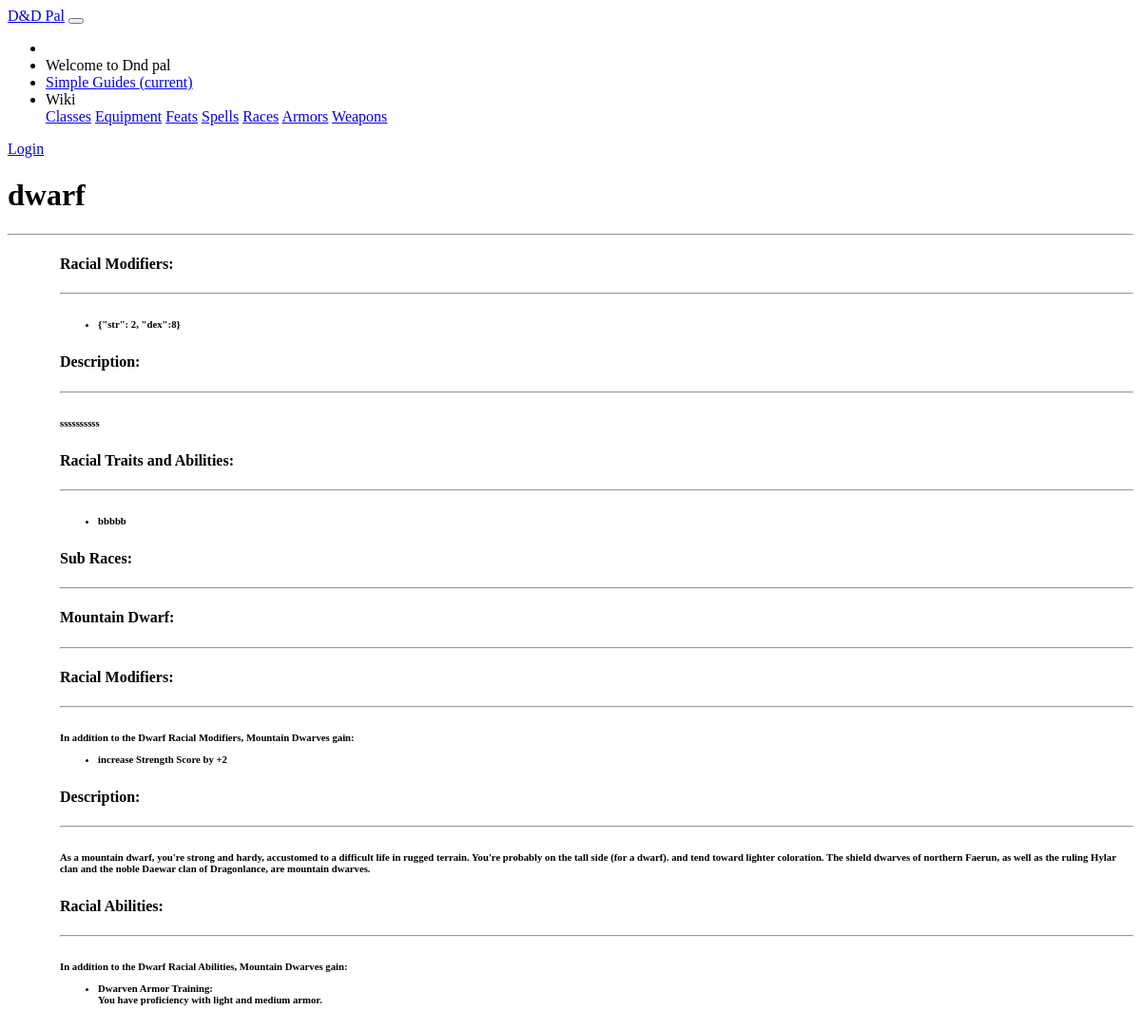
The page /dndpal/race/dwarf on the database its author committed.
### dndpal/models.py (models this page shows, shortened)
class Race(models.Model):
    name = models.CharField(default = '', primary_key = True, max_length = 100, help_text = "Enter the name of this race")
    description = models.CharField(default = '', max_length = 5000, help_text = "Enter a description of this race (backstory, beliefs, etc.)")
    speed = models.SmallIntegerField(default=0, help_text="Enter the speed for this race")
    modifiers = models.CharField(default = '', max_length = 20, help_text = "Enter the stats modifiers in JSON format. Ex: {\"str\": 2, \"dex\": 8}")
    def __str__(self):
        return self.name

class RaceFeatures(models.Model):
    name = models.CharField(default = '', primary_key = True, max_length = 100, help_text = "Enter the name of this race feature")
    race = models.ForeignKey('Race', on_delete=models.CASCADE, null = True)
    description = models.CharField(default= '', max_length = 5000, help_text = "Enter a description of this feature; i.e. what this feature does")
    required_level = models.SmallIntegerField(default= 0, null=True, help_text="Enter the required level for this feature")

### dndpal/views.py (the view)
# urls.py: path('race/<str:pk>', views.RaceDetailView.as_view(), name='race-detail'),
class RaceDetailView(generic.DetailView):
    model = Race
    def get_context_data(self, **kwargs):
        context = super(RaceDetailView, self).get_context_data(**kwargs)
        context['raceFeatures'] = RaceFeatures.objects.all()
        context['subraces'] = Subrace.objects.all()
        print('lengthofrace: '+str(context['race'].name));
        print('parent: '+str(context['raceFeatures'][0].race));
        return context

### dndpal/templates/dndpal/race_detail.html (shortened to what this page needs)
{% extends "base_generic.html" %}
{% block content %}
<main role="main" class="container">
    <div class="container card m-4" style="margin-top:10px;">
        <div class="row  m-4" style="margin-top: 10px">
            <div class="col-md">
                <h1>{{race.name}}</h1>
                <hr>
            </div>
        </div>
        <div class="pb-2" style="margin-left: 55px;">
            <div class="row my-4" style="margin-top: 10px">
                <div class="col-md-5">
                    <h4>Racial Modifiers:</h4>
                    <hr>
                    <h6>
                        <ul>
                            <li>{{race.modifiers}}</li>
                        </ul>
                    </h6>
                </div>
            </div>
            <div class="row my-4" style="margin-top: 10px">
                <div class="col-xl-8">
                    <h4>Description:</h4>
                    <hr>
                    <h6>{{race.description}}</h6>
                </div>
            </div>
            <div class="row my-4" style="margin-top: 10px">
                <div class="col-xl-8">
                    <h4>Racial Traits and Abilities:</h4>
                    <hr>
                    <h6>
                        <ul>
                            {% for f in raceFeatures %}
                            {% if f.race.name == race.name %}
                            <li class="mb-3">{{f.description}}</li>
                            {% endif %}
                            {% endfor %}
                        </ul>
                    </h6>
                </div>
            </div>
            <div class="row my-4" style="margin-top: 10px">
                <div class="col-xl-8">
                    <h4>Sub Races:</h4>
                    <hr>
                    <div class="card col-xl-10 p-3 my-3">
                        <h4>Mountain Dwarf:</h4>
                        <hr>
                        <div class="col-xl-12">
                            <h4>Racial Modifiers:</h4>
                            <hr>
                            <h6 class="pl-3">
                                In addition to the Dwarf Racial Modifiers, Mountain Dwarves gain:
                                <ul>
                                    <li>increase Strength Score by +2</li>
                                </ul>
                            </h6>
                        </div>
                        <div class="col-xl-12">
                            <h4>Description:</h4>
                            <hr>
                            <h6 class="pl-3">
                                As a mountain dwarf, you're strong and hardy,
                                accustomed to a difficult life in rugged terrain. You're
                                probably on the tall side (for a dwarf). and tend toward
                                lighter coloration. The shield dwarves of northern
                                Faerun, as well as the ruling Hylar clan and the noble
                                Daewar clan of Dragonlance, are mountain dwarves.
                            </h6>
                        </div>
                        <div class="col-xl-12">
                            <h4>Racial Abilities:</h4>
                            <hr>
                            <h6 class="pl-3">
                                In addition to the Dwarf Racial Abilities, Mountain Dwarves gain:
                                <ul>
                                    <li>Dwarven Armor Training:<br>You have proficiency with
                                        light and medium armor.</li>
                                </ul>
                            </h6>
                        </div>
                    </div>
                </div>
            </div>
        </div>
    </div>
</main>
{% endblock %}

### rows shown on the page
Race: name "dwarf", modifiers "{\"str\": 2, \"dex\":8}", description "ssssssssss"
RaceFeatures: description "bbbbb"
